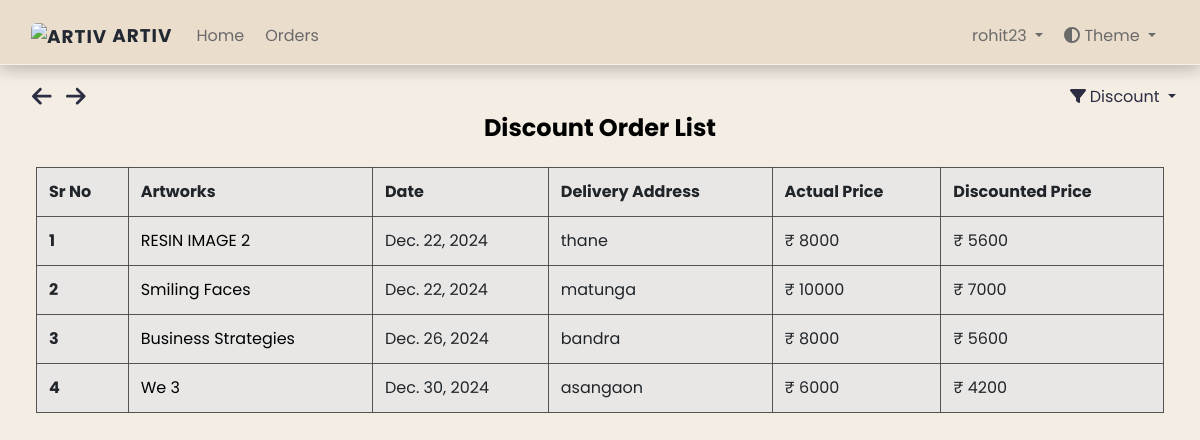
The page /dashboard/order/?filter=discount (signed in) on the database as committed earlier.
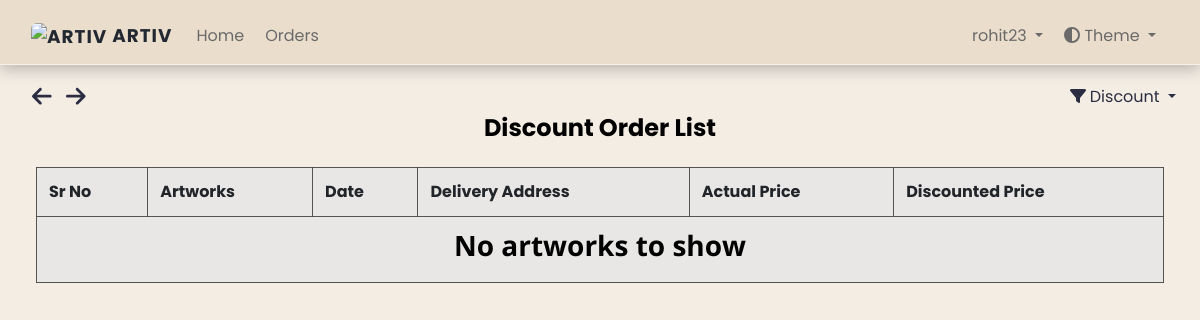
The same page on the database as committed later.
### dashboard/models.py (models this page shows, shortened)
class OrderModel(models.Model):
    user = models.ForeignKey(settings.AUTH_USER_MODEL, on_delete=models.CASCADE)
    product = models.ForeignKey(Artwork, on_delete=models.CASCADE)
    order_date = models.DateField(auto_now_add=True)
    order_qty = models.IntegerField(default=0, null=False)
    delivery_at = models.TextField(default=" ", null=False)
    order_price = models.FloatField(default=0, null=False)

class Artwork(models.Model):
    SALE_TYPE_CHOICES = [
        ("discount", "Discount"),
        ("auction", "Auction"),
    ]
    sale_type = models.CharField(
        max_length=50, choices=SALE_TYPE_CHOICES, default="auction"
    )
    product_id = models.CharField(max_length=255, default="")
    product_name = models.CharField(max_length=255)
    product_price = models.IntegerField(default=0)
    opening_bid = models.IntegerField(default=0, null=True, blank=True)
    product_cat = models.ForeignKey(
        "Catalogue", on_delete=models.CASCADE, null=True, blank=True
    )
    product_qty = models.IntegerField(default=0)
    product_image = models.ImageField(upload_to="arts/")
    dimension_unit = models.CharField(
        max_length=2, choices=[("cm", "Centimeters"), ("ft", "Feet")]
    )
    length_in_centimeters = models.FloatField(default=0, blank=True, null=True)
    width_in_centimeters = models.FloatField(default=0, blank=True, null=True)
    foot = models.FloatField(default=0, blank=True, null=True)
    inches = models.FloatField(default=0, blank=True, null=True)
    created_at = models.DateTimeField(auto_now_add=True)
    end_date = models.DateField(null=True, blank=True, db_index=True)
    user = models.ForeignKey(
        settings.AUTH_USER_MODEL, on_delete=models.CASCADE, null=True, blank=True
    )
    is_sold = models.BooleanField(default=False)
    is_purchased = models.BooleanField(default=False)
    status = models.CharField(
        max_length=50,
        choices=[
            ("active", "Active"),
            ("closed", "Closed"),
            ("waiting_for_response", "Waiting for Response"),
            ("unsold", "Unsold"),
        ],
        default="active",
    )
    response_deadline = models.DateTimeField(blank=True, null=True, db_index=True)
    buyer_response = models.CharField(
        max_length=11,
        choices=[("yes", "Yes"), ("no", "No"), ("no_response", "No Response")],
        default="no_response",
    )
    discounted_price = models.DecimalField(
        max_digits=10, decimal_places=2, null=True, blank=True
    )
    def get_discounted_price(self):
        return self.product_price * 0.7
    def __str__(self):
        return self.product_name

### dashboard/views.py (the view)
# urls.py: path('order/', views.OrderListView.as_view(), name="order_list"),
class OrderListView(LoginRequiredMixin, ListView):
    model = OrderModel
    template_name = 'dashboard/ordermodel_list.html'
    def get_queryset(self):
        queryset = OrderModel.objects.all()
        if self.request.user.groups.filter(name='SellerGroup').exists():
            queryset = queryset.filter(product__user=self.request.user)
        else:
            queryset = queryset.filter(user=self.request.user)
        filter_param = self.request.GET.get('filter', 'all').lower()
        if filter_param == 'discount':
            queryset = queryset.filter(product__sale_type='discount')
        elif filter_param == 'auction':
            queryset = queryset.filter(product__sale_type='auction')
        return queryset

### art/context_processors.py (called while the page is built)
def catalogue_list(request):
    return {"catalogue_list": Catalogue.objects.all()}

### dashboard/templatetags/auth_extras.py (called while the page is built)
@register.filter(name='has_group')
def has_group(user, group_name):
    group = Group.objects.get(name=group_name)
    return True if group in user.groups.all() else False

### templates/dashboard/ordermodel_list.html (shortened to what this page needs)
{% extends './base.html' %}
{% load static %}
{% block links %}
<link rel="stylesheet" href="{% static 'dashboard/css/ordermodel_list.css' %}">
<link rel="stylesheet" href="https://stackpath.bootstrapcdn.com/bootstrap/4.5.2/css/bootstrap.min.css">
{% endblock %}
{% block content %}
{% include './includes/header.html' %}
{% include "art/arrow_button.html" %}
{% load auth_extras %}
    <div class="app-content pt-3 p-md-3 p-lg-4">
        <div class="button-container">
            <i class="fa-solid fa-arrow-left" style="cursor:pointer; font-size:1.4rem; margin-right:10px" onclick="goBack()"></i>
            <i class="fa-solid fa-arrow-right" style="cursor:pointer; font-size:1.4rem; margin-right:15px" onclick="goForward()"></i>
        </div>
        <br>
        <div class="container-fluid">
            <h1 class="app-page-title" id="pageTitle">Order List</h1>
            <div class="filter-dropdown">
                <div class="dropdown-toggle" style="cursor:pointer;" id="filterDropdown" data-toggle="dropdown" aria-haspopup="true" aria-expanded="false">
                    <i class="fa-solid fa-filter"></i> <span id="selectedFilter">Filter</span>
                </div>
            </div>
        <div class="row g-4 mb-4">
            <div class="table-container">
                <table class="table table-bordered">
                    <thead>
                        <tr>
                            <th scope="col">Sr No</th>
                            <th scope="col">Artworks</th>
                            <th scope="col">Date</th>
                            <th scope="col">Delivery Address</th>
                            {% if request.GET.filter == 'discount' %}
                            <th scope="col">Actual Price</th>
                            <th scope="col">Discounted Price</th>
                            {% elif request.GET.filter == 'auction' %}
                            <th scope="col">Last Bid</th>
                            {% endif %}
                        </tr>
                    </thead>
                    <tbody>
                        {% for order in object_list %}
                        <tr>
                            <th scope="row">{{ forloop.counter }}</th>
                            <td>
                                <a href="#" class="artworks-order" data-toggle="modal" data-target="#productModal{{ order.product.id }}">{{ order.product }}</a>
                            </td>
                            <td>{{ order.order_date }}</td>
                            <td>{{ order.delivery_at }}</td>
                            {% if request.GET.filter == 'discount' %}
                            <td>₹ {{ order.product.product_price }}</td>
                            <td>₹ {{ order.product.get_discounted_price|floatformat:0 }}</td>
                            {% elif request.GET.filter == 'auction' %}
                            <td>₹ {{ order.order_price|floatformat:0  }}</td>
                            {% endif %}
                        </tr>
                        {% empty %}
                        <tr>
                            <td colspan="7" class="text-center">
                                <h3 class="open-sans-empty">No artworks to show</h3>
                            </td>
                        </tr>
                        {% endfor %}
                    </tbody>
                </table>
            </div>
        </div>
        </div>
    </div>
{% endblock %}

Rows that differ between the two databases and show on the page:
removed OrderModel: product "RESIN IMAGE 2", order_date "Dec. 22, 2024", delivery_at "thane", product.product_price "8000", product.get_discounted_price "5600"
removed OrderModel: product "Smiling Faces", order_date "Dec. 22, 2024", delivery_at "matunga", product.product_price "10000", product.get_discounted_price "7000"
removed OrderModel: product "Business Strategies", order_date "Dec. 26, 2024", delivery_at "bandra", product.product_price "8000", product.get_discounted_price "5600"
removed OrderModel: product "We 3", order_date "Dec. 30, 2024", delivery_at "asangaon", product.product_price "6000", product.get_discounted_price "4200"
Other text that changed with them:
text now shown: "No artworks to show"
